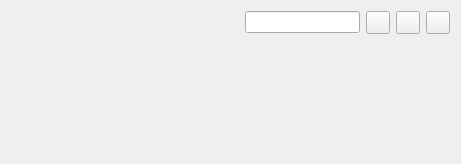
<?xml version="1.0" encoding="UTF-8"?>
<ui version="4.0">
 <class>Widget</class>
 <widget class="QWidget" name="Widget">
  <property name="geometry">
   <rect>
    <x>0</x>
    <y>0</y>
    <width>461</width>
    <height>164</height>
   </rect>
  </property>
  <property name="windowTitle">
   <string>Widget</string>
  </property>
  <layout class="QVBoxLayout" name="verticalLayout">
   <item>
    <layout class="QHBoxLayout" name="horizontalLayout">
     <item>
      <widget class="QLabel" name="la_icon">
       <property name="text">
        <string/>
       </property>
      </widget>
     </item>
     <item>
      <widget class="QLabel" name="la_title">
       <property name="minimumSize">
        <size>
         <width>100</width>
         <height>0</height>
        </size>
       </property>
       <property name="text">
        <string/>
       </property>
      </widget>
     </item>
     <item>
      <spacer name="horizontalSpacer">
       <property name="orientation">
        <enum>Qt::Horizontal</enum>
       </property>
       <property name="sizeHint" stdset="0">
        <size>
         <width>40</width>
         <height>20</height>
        </size>
       </property>
      </spacer>
     </item>
     <item>
      <widget class="QLineEdit" name="edt_searchText"/>
     </item>
     <item>
      <widget class="QToolButton" name="btn_skin">
       <property name="text">
        <string/>
       </property>
      </widget>
     </item>
     <item>
      <widget class="QToolButton" name="btn_hide">
       <property name="text">
        <string/>
       </property>
      </widget>
     </item>
     <item>
      <widget class="QToolButton" name="btn_exit">
       <property name="text">
        <string/>
       </property>
      </widget>
     </item>
    </layout>
   </item>
   <item>
    <spacer name="verticalSpacer">
     <property name="orientation">
      <enum>Qt::Vertical</enum>
     </property>
     <property name="sizeHint" stdset="0">
      <size>
       <width>20</width>
       <height>104</height>
      </size>
     </property>
    </spacer>
   </item>
  </layout>
 </widget>
 <layoutdefault spacing="6" margin="11"/>
 <resources/>
 <connections/>
</ui>
